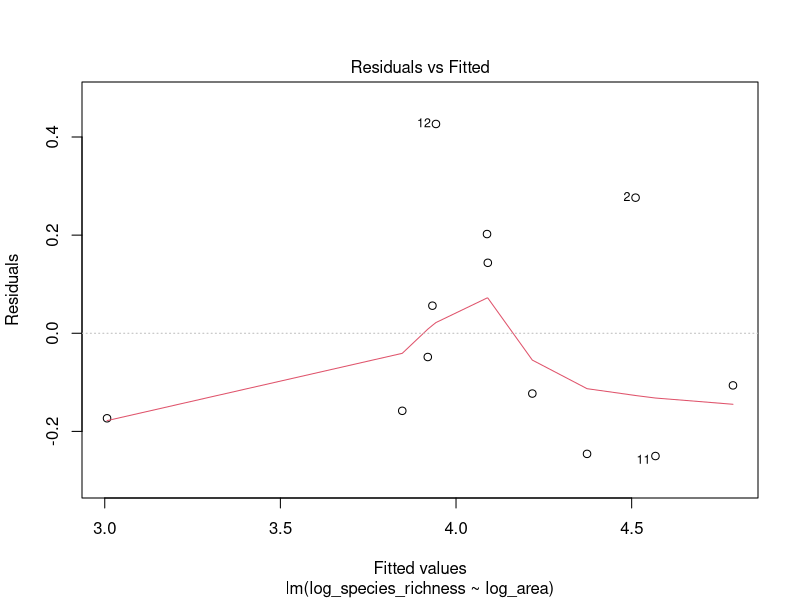
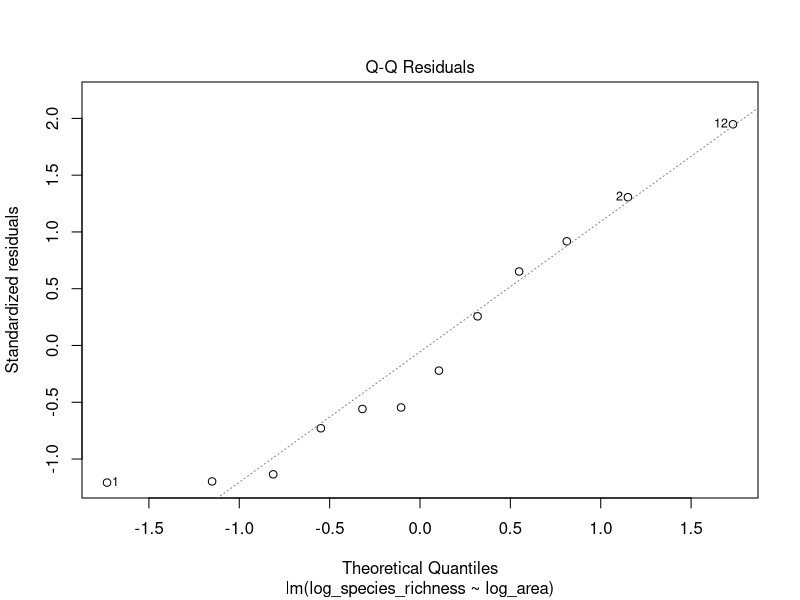
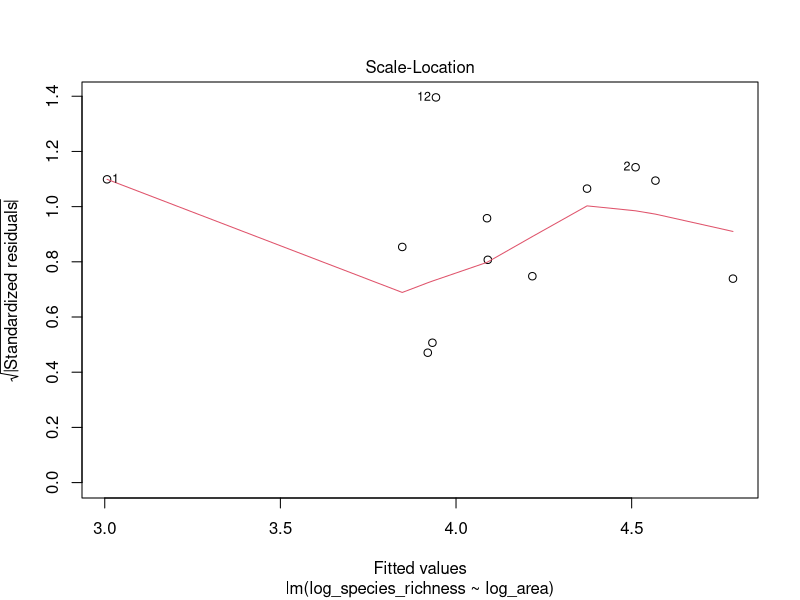
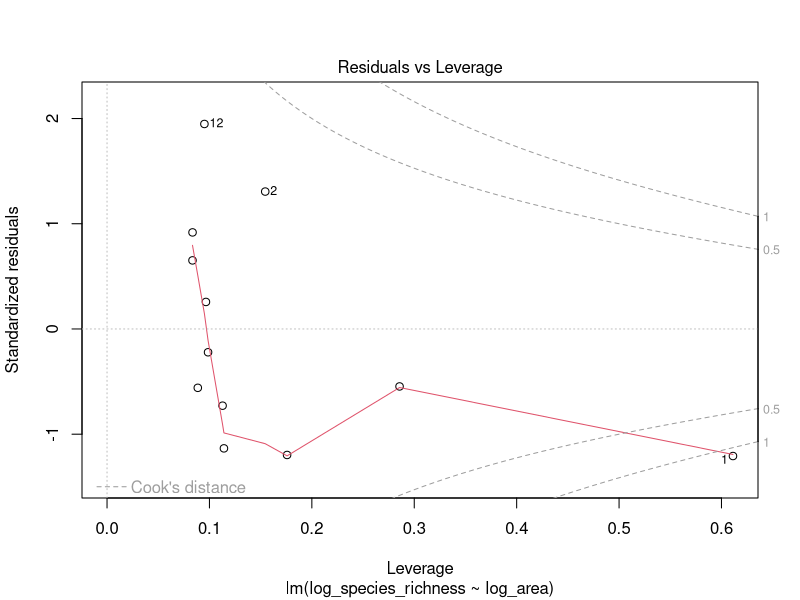
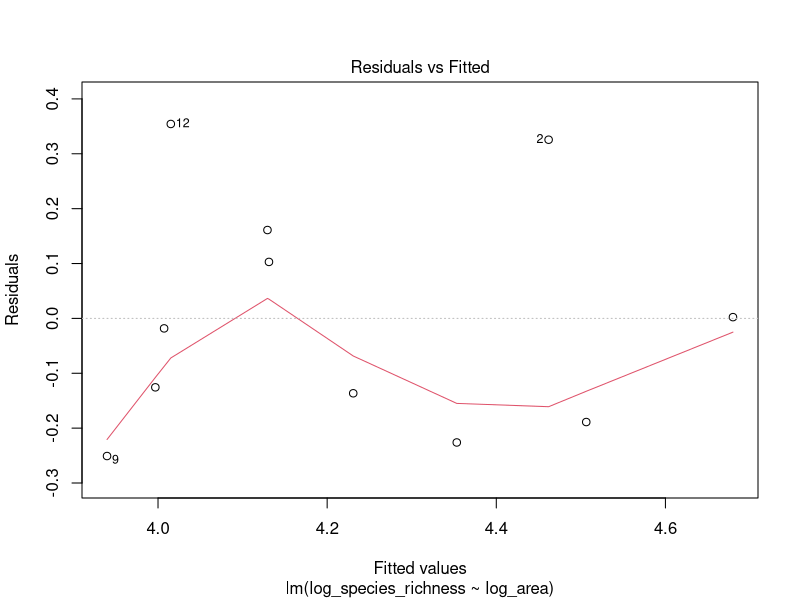
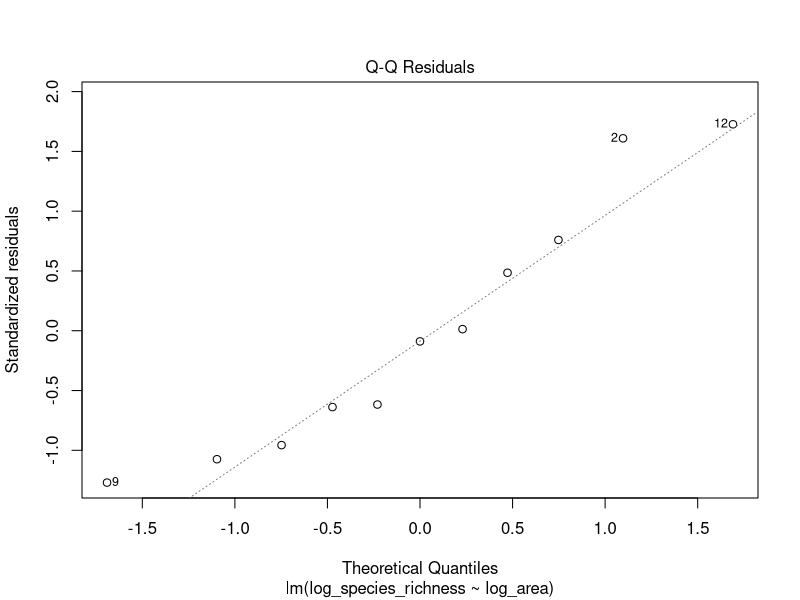
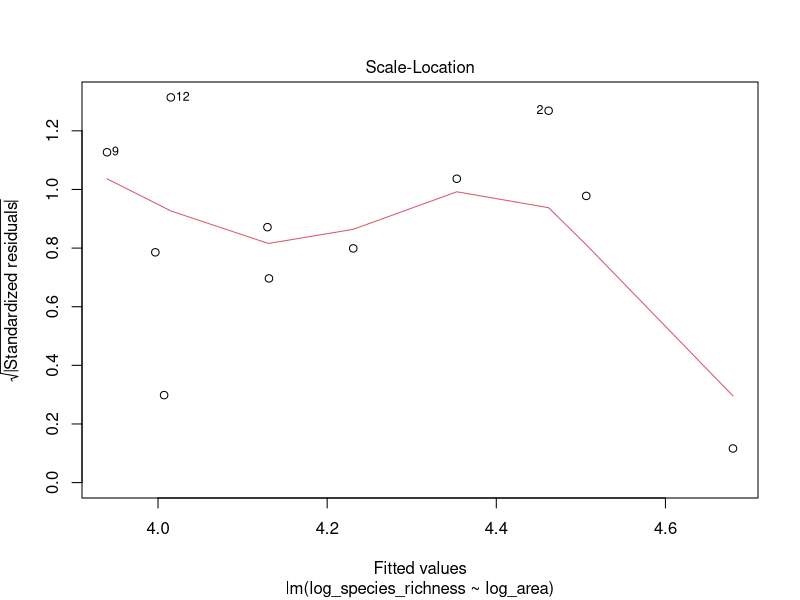
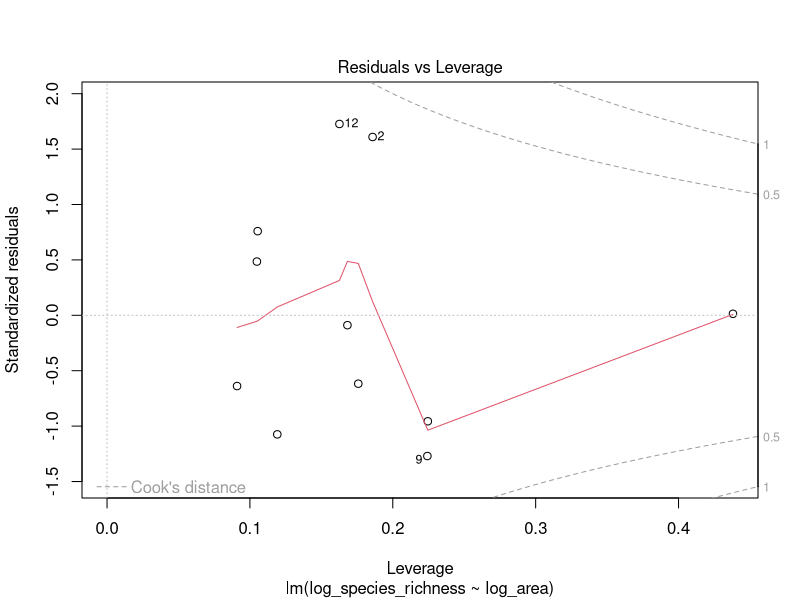

The R script that drew these images, in order:

# libraries ---------------------------------------------------------------

library(ggplot2)
library(ggrepel)

# import data -------------------------------------------------------------

data <- read.csv('data/species-area.csv', stringsAsFactors = T)
all_islands <- rbind(data, read.csv('data/other_islands.csv', stringsAsFactors = T)[1:6])
all_islands["Strangford"] <- c(T, T, T, T, T, T, T, T, T, T, T, T, F, F, F, F, F, F, F, F, F)

# linear model ------------------------------------------------------------

lm(log_species_richness ~ log_area, data = data)
summary(lm(log_species_richness ~ log_area, data = data))
plot(lm(log_species_richness ~ log_area, data = data)) # diagnostic plots
data$res <- lm(log_species_richness ~ log_area, data = data)$res

## analysis without Craigaveagh -------------------------------------------

data_minus_Craigaveagh <- data[-1,]

lm(log_species_richness ~ log_area, data = data_minus_Craigaveagh)
summary(lm(log_species_richness ~ log_area, data = data_minus_Craigaveagh))
plot(lm(log_species_richness ~ log_area, data = data_minus_Craigaveagh)) # diagnostic plots

## plotting model ---------------------------------------------------------

p <- ggplot(data, aes(x=log_area, y=log_species_richness, col = grazing)) +
  geom_smooth(method='lm',
              color = 'black',
              se=F,
              linewidth = 0.3) +
  geom_point() +
  geom_text_repel(aes(label=island),
                  color='black',
                  nudge_y = -0.01,
                  force_pull = 1.5) +
  scale_color_manual(values = c("#0504aa",
                                "#c20078",
                                "#15b01a",
                                "#0b8b87",
                                "#f97306",
                                "#516572",
                                "#3d7afd")) +
  theme(panel.background = element_rect(fill = "transparent", colour = NA),
        plot.background = element_rect(fill = "transparent", colour = NA),
        axis.title.x = element_text(color = 'black'),
        axis.title.y = element_text(color = 'black'),
        axis.ticks = element_line(color = "black"),
        panel.grid.major = element_blank(),
        panel.grid.minor = element_blank(),
        axis.text = element_text(colour = "black"),
        legend.position = 'bottom',
        legend.background = element_blank(),
        legend.key = element_blank(),
        legend.text = element_text(color='black'),
        legend.title = element_text(color='black')) +
  xlab('ln(Area in m²)') +
  ylab('ln(Number of species)')
p

### save figures -----------------------------------------------------------

png('figures/log-log.png', height=2500, width=3000, res=600, bg='white')
p
dev.off()

svg('figures/log-log_noBG.svg', height=4, width=5, bg="transparent")
p
dev.off()

## plot residuals ---------------------------------------------------------

p2 <- ggplot(data, aes(x=log_area, y=res, col = grazing)) +
  geom_hline(yintercept = 0, color = "black") +
  geom_point() +
  geom_text_repel(aes(label=island),
                  color='black',
                  nudge_y = 0.01) +
  scale_color_manual(values = c("#0504aa",
                                "#c20078",
                                "#15b01a",
                                "#0b8b87",
                                "#f97306",
                                "#516572",
                                "#3d7afd")) +
  theme(panel.background = element_rect(fill = "transparent", colour = NA),
        plot.background = element_rect(fill = "transparent", colour = NA),
        axis.title.x = element_text(color = 'black'),
        axis.title.y = element_text(color = 'black'),
        axis.ticks = element_line(color = "black"),
        panel.grid.major = element_blank(),
        panel.grid.minor = element_blank(),
        axis.text = element_text(colour = "black"),
        legend.position = 'bottom',
        legend.background = element_blank(),
        legend.key = element_blank(),
        legend.text = element_text(color='black'),
        legend.title = element_text(color='black')) +
  xlab('ln(Area in m²)') +
  ylab('ln(Number of species)'
  )
p2

### save figures -----------------------------------------------------------

png('figures/25_02_residuals.png', height=2500, width=3000, res=600, bg='white')
p2
dev.off()

svg('figures/25_02_residuals.svg', height=4, width=5, bg="transparent")
p2
dev.off()

# comparison with other islands -------------------------------------------

p3 <- ggplot(all_islands, aes(x=log_area, y=log_species_richness, col=Strangford)) +
  geom_point() +
  geom_text_repel(aes(label=island),
                  color='black',
                  nudge_y = 0.01) +
  theme(panel.background = element_rect(fill = "transparent", colour = NA),
        plot.background = element_rect(fill = "transparent", colour = NA),
        axis.title.x = element_text(color = 'black'),
        axis.title.y = element_text(color = 'black'),
        axis.ticks = element_line(color = "black"),
        panel.grid.major = element_blank(),
        panel.grid.minor = element_blank(),
        axis.text = element_text(colour = "black"),
        legend.position = 'bottom',
        legend.background = element_blank(),
        legend.key = element_blank(),
        legend.text = element_text(color='black'),
        legend.title = element_text(color='black')) +
  xlab('ln(Area in m²)') +
  ylab('ln(Number of species)')
p3
